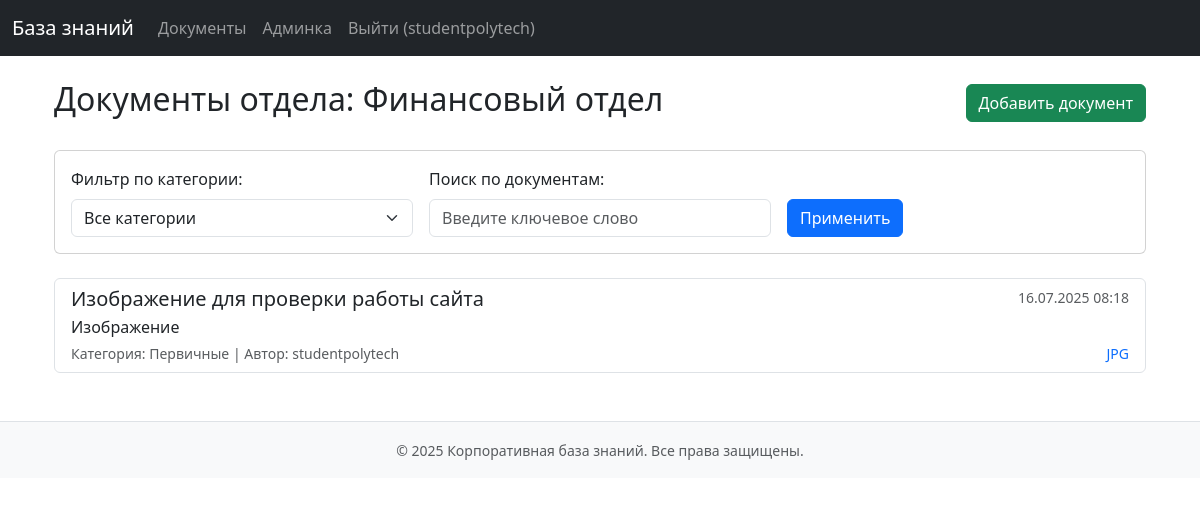
The app's page /documents/ (signed in), older data.
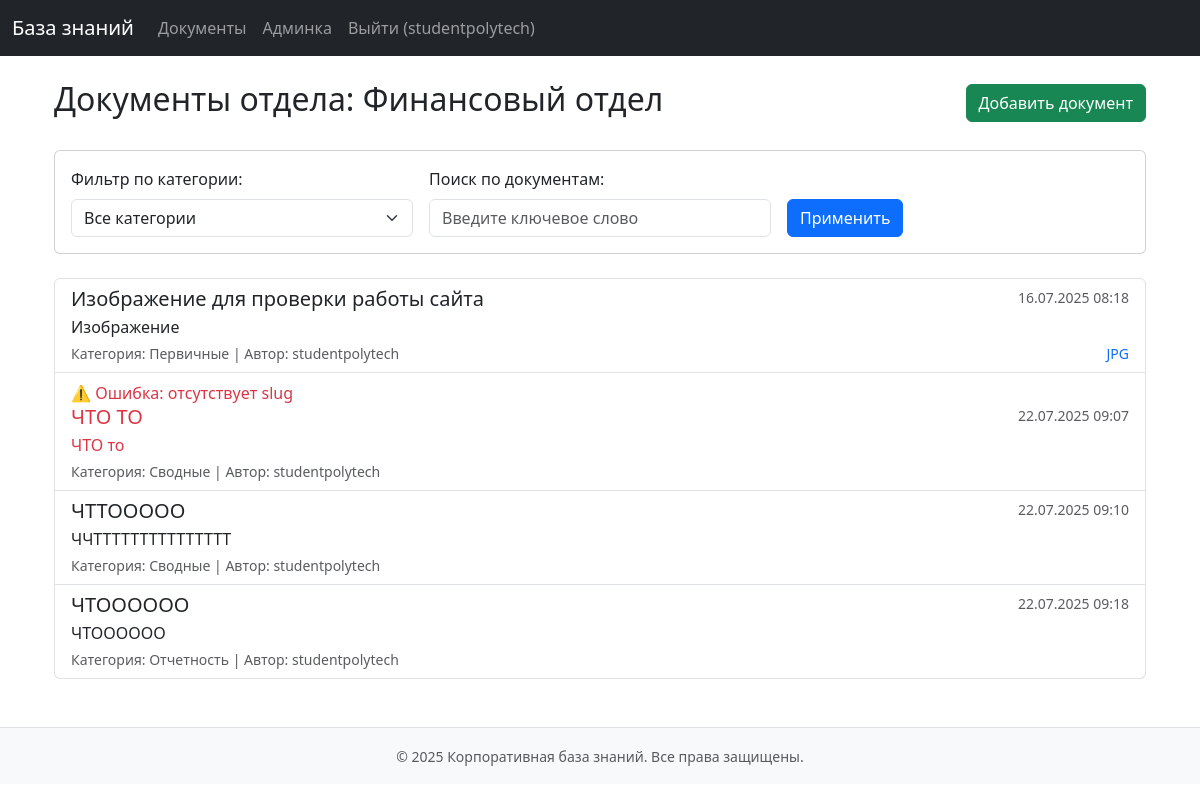
The same page, newer data.
### kb/models.py (models this page shows, shortened)
class CustomUser(AbstractUser):
    USER_TYPES = (
        ('ADMIN', 'Administrator'),
        ('MANAGER', 'Manager'),
        ('EMPLOYEE', 'Employee'),
    )
    user_type = models.CharField(max_length=10, choices=USER_TYPES, default='EMPLOYEE')
    department = models.ForeignKey(Department, on_delete=models.SET_NULL, null=True, blank=True)
    position = models.CharField(max_length=100, blank=True)
    class Meta:
        permissions = [
            ("manage_departments", "Can manage departments"),
            ("manage_categories", "Can manage categories"),
            ("manage_documents", "Can manage documents"),
            ("view_all_documents", "Can view all documents"),
        ]

class Department(models.Model):
    name = models.CharField(max_length=100, unique=True)
    slug = models.SlugField(max_length=100, unique=True, blank=True)
    description = models.TextField(blank=True)

class Document(models.Model):
    title = models.CharField(max_length=200)
    slug = models.SlugField(max_length=200, unique=True, blank=True)
    content = models.TextField()
    author = models.ForeignKey(CustomUser, on_delete=models.CASCADE)
    category = models.ForeignKey(Category, on_delete=models.CASCADE)
    department = models.ForeignKey(Department, on_delete=models.CASCADE)
    file = models.FileField(
        upload_to=document_upload_path,
        validators=[FileExtensionValidator(['pdf', 'doc', 'docx', 'jpg', 'jpeg', 'png'])],
        blank=True,
        null=True
    )
    created_at = models.DateTimeField(auto_now_add=True)
    updated_at = models.DateTimeField(auto_now=True)
    is_published = models.BooleanField(default=True)
    def extension(self):
        return os.path.splitext(self.file.name)[1][1:].lower() if self.file else None

class Category(models.Model):
    name = models.CharField(max_length=100)
    department = models.ForeignKey(Department, on_delete=models.CASCADE)
    description = models.TextField(blank=True)

### kb/views.py (the view)
# urls.py: path('documents/', views.document_list, name='document_list'),
@login_required
def document_list(request):
    if request.user.user_type == 'EMPLOYEE' and not request.user.department:
        return render(request, 'kb/access_denied.html', {
            'message': 'Ваш аккаунт не привязан к отделу. Обратитесь к администратору.'
        })
    query = request.GET.get('q', '')
    category_id = request.GET.get('category')
    if request.user.user_type == 'ADMIN':
        documents = Document.objects.filter(is_published=True)
    else:
        documents = Document.objects.filter(
            is_published=True,
            department=request.user.department
        )
    if query:
        documents = documents.filter(
            Q(title__icontains=query) | Q(content__icontains=query)
        )
    selected_category = None
    if category_id:
        try:
            documents = documents.filter(category_id=category_id)
            selected_category = Category.objects.get(id=category_id)
        except (ValueError, Category.DoesNotExist):
            selected_category = None
    categories = Category.objects.filter(department=request.user.department) if request.user.department else Category.objects.all()
    return render(request, 'kb/document_list.html', {
        'documents': documents,
        'categories': categories,
        'selected_category': selected_category,
        'can_add_document': request.user.has_perm('kb.manage_documents') or
                            request.user.user_type in ['MANAGER', 'ADMIN'],
        'query': query
    })

### templates/kb/document_list.html (shortened to what this page needs)
{% extends "kb/base.html" %}
{% block content %}
<div class="container mt-4">
    <div class="d-flex justify-content-between align-items-center mb-4">
        <h2>
            Документы отдела: {{ user.department.name }}
        </h2>
        {% if can_add_document %}
            <a href="{% url 'document_create' %}" class="btn btn-success">
                 Добавить документ
            </a>
        {% endif %}
    </div>
    <div class="card mb-4">
        <div class="card-body">
            <form method="get" action="{% url 'document_list' %}" class="row g-3 align-items-end">
                <div class="col-md-4">
                    <label for="category" class="form-label">Фильтр по категории:</label>
                    <select name="category" id="category" class="form-select">
                        <option value="">Все категории</option>
                    </select>
                </div>
                <div class="col-md-4">
                    <label for="search" class="form-label">Поиск по документам:</label>
                    <input type="text" id="search" name="q" class="form-control"
                           placeholder="Введите ключевое слово"
                           value="{{ query }}">
                </div>
                <div class="col-auto">
                    <button type="submit" class="btn btn-primary">Применить</button>
                </div>
            </form>
        </div>
    </div>
    {% if documents %}
        <div class="list-group">
            {% for doc in documents %}
                {% if doc.slug %}
                    <a href="{% url 'document_detail' doc.slug %}" class="list-group-item list-group-item-action">
                {% else %}
                    <div class="list-group-item list-group-item-action text-danger">
                        ⚠️ Ошибка: отсутствует slug
                {% endif %}
                    <div class="d-flex w-100 justify-content-between">
                        <h5 class="mb-1">{{ doc.title }}</h5>
                        <small class="text-muted">{{ doc.created_at|date:"d.m.Y H:i" }}</small>
                    </div>
                    <p class="mb-1">{{ doc.content|truncatewords:30 }}</p>
                    <div class="d-flex justify-content-between">
                        <small class="text-muted">
                            Категория: {{ doc.category.name }} |
                            Автор: {{ doc.author.get_full_name|default:doc.author.username }}
                        </small>
                        {% if doc.file %}
                            <small class="text-primary">
                                 {{ doc.extension|upper }}
                            </small>
                        {% endif %}
                    </div>
                {% if doc.slug %}
                    </a>
                {% else %}
                    </div>
                {% endif %}
            {% endfor %}
        </div>
    {% endif %}
</div>
{% endblock %}

### templates/kb/base.html (shortened to what this page needs)
<!DOCTYPE html>
<html lang="ru">
<head>
    <link href="https://cdn.jsdelivr.net/npm/bootstrap@5.3.0/dist/css/bootstrap.min.css" rel="stylesheet">
</head>
<body>
    {% include 'includes/navbar.html' %}
    <div class="container mt-4">
        {% block content %}{% endblock %}
    </div>
    {% include 'includes/footer.html' %}
</body>
</html>

### templates/includes/navbar.html (shortened to what this page needs)
<nav class="navbar navbar-expand-lg navbar-dark bg-dark">
    <div class="container-fluid">
        <a class="navbar-brand" href="{% url 'home' %}">База знаний</a>
        <div class="collapse navbar-collapse" id="navbarNav">
            <ul class="navbar-nav">
                <li class="nav-item">
                    <a class="nav-link" href="{% url 'document_list' %}">Документы</a>
                </li>
                {% if user.is_authenticated %}
                    <li class="nav-item">
                        <a class="nav-link" href="{% url 'admin:index' %}">Админка</a>
                    </li>
                    <li class="nav-item">
                        <a class="nav-link" href="{% url 'logout' %}">Выйти ({{ user.username }})</a>
                    </li>
                {% else %}
                    <li class="nav-item">
                        <a class="nav-link" href="{% url 'login' %}">Войти</a>
                    </li>
                {% endif %}
            </ul>
        </div>
    </div>
</nav>

### templates/includes/footer.html
<footer class="bg-light text-center text-muted py-3 mt-5 border-top">
    <div class="container">
        <small>© {{ now|default:"2025" }} Корпоративная база знаний. Все права защищены.</small>
    </div>
</footer>

Row changes from the older to the newer data that the page shows:
added Document: slug "⚠️ Ошибка: отсутствует slug", title "ЧТО ТО", created_at "22.07.2025 09:07", content "ЧТО то", category.name "Сводные", author.get_full_name "studentpolytech"
added Document: title "ЧТТООООО", created_at "22.07.2025 09:10", content "ЧЧТТТТТТТТТТТТТТТ", category.name "Сводные", author.get_full_name "studentpolytech"
added Document: title "ЧТОООООО", created_at "22.07.2025 09:18", content "ЧТОООООО", category.name "Отчетность", author.get_full_name "studentpolytech"
